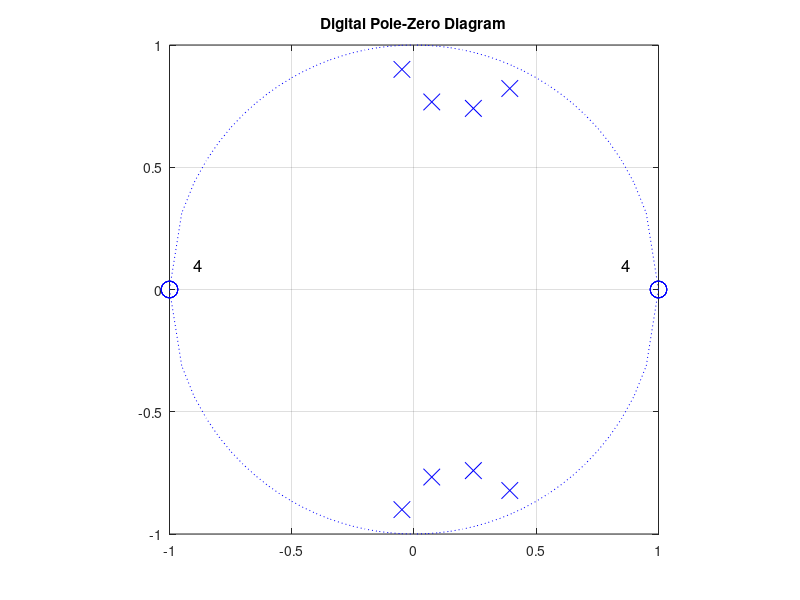
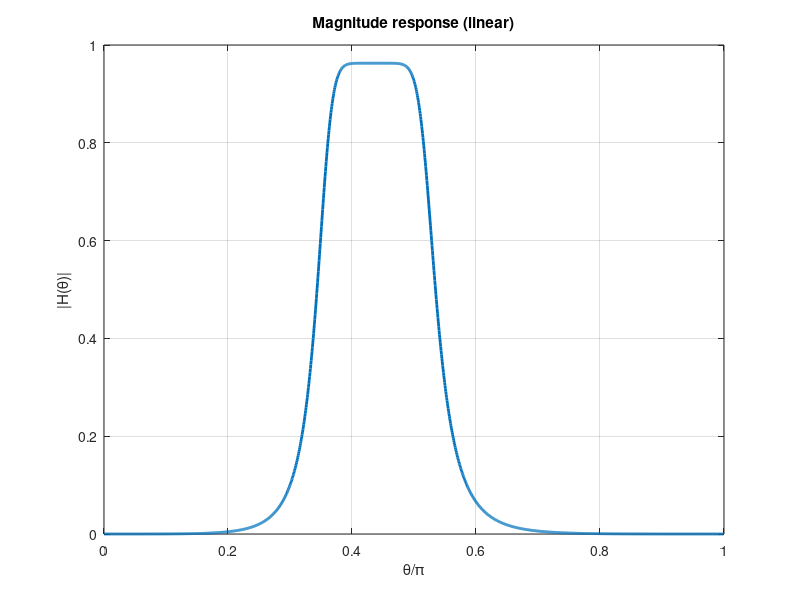
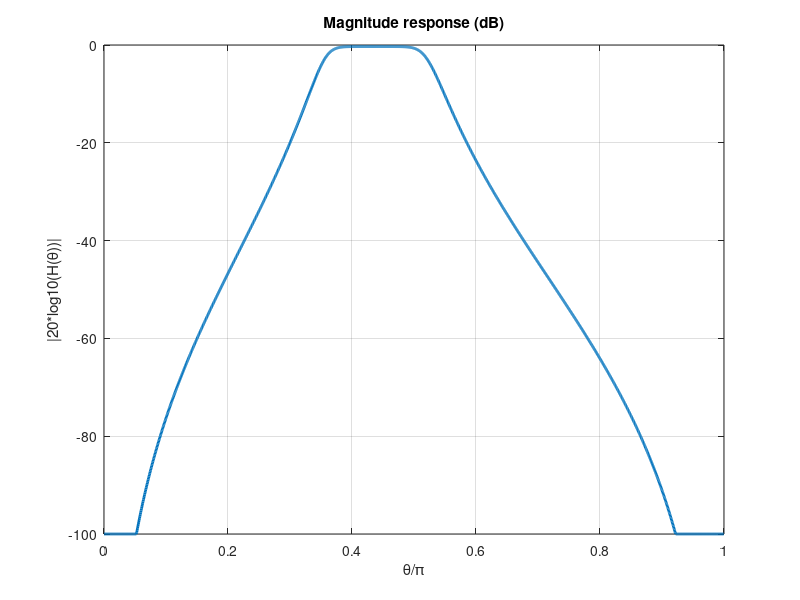
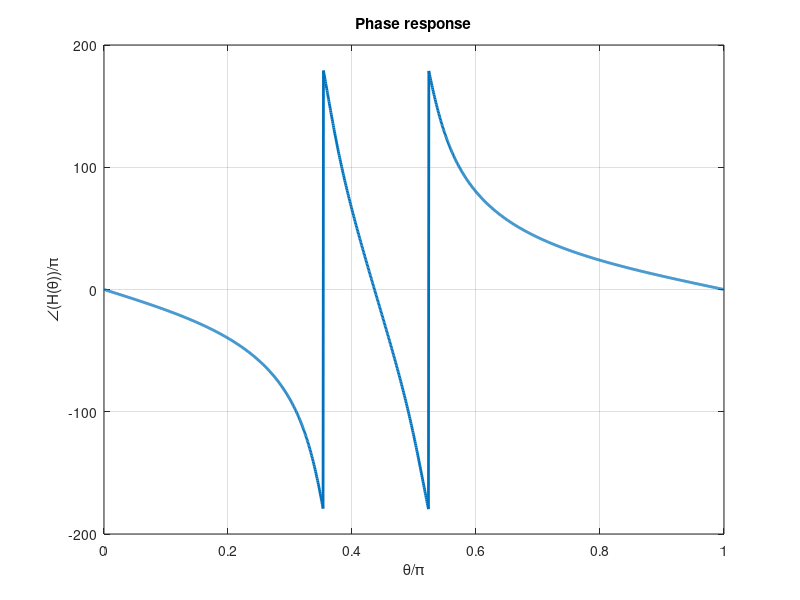

MATLAB code for these plots, in order:
clear all;format long;clc;
Ap=2;As=29;
f1=1000;f2=1500;f3=2000;f4=2500;fsampling=8000;

% excess='stop';
excess='pass';

%Digital Cutoff Frequencies (Step 1)
theta1=2*pi*f1/fsampling
theta2=2*pi*f2/fsampling
theta3=2*pi*f3/fsampling
theta4=2*pi*f4/fsampling

%Prewarping (Step 2)
w1=2*fsampling*tan(theta1/2)
w2=2*fsampling*tan(theta2/2)
w3=2*fsampling*tan(theta3/2)
w4=2*fsampling*tan(theta4/2)

%Backward Transformation (Step 3)
Wp=1
Ws1=(w2*w3-w1^2)/w1/(w3-w2)
Ws2=(w4^2-w2*w3)/w4/(w3-w2)
Ws=min(abs(Ws1),abs(Ws2))

%Cutoff Frequency Adjustments
w1a=w1;
w4a=w4;
if abs(Ws1) > Ws2
    w1a=w2*w3/w4;
else
    w4a=w2*w3/w1;
end
w1a
w4a
theta1a=2*atan(w1a/(2*fsampling))
theta4a=2*atan(w4a/(2*fsampling))

%Order of the Normalized Lowpass Filter (Step 4)
n=log10((10^(0.1*As)-1)/(10^(0.1*Ap)-1))/(2*log10(Ws))
n=ceil(n)

%Recalculation of Ap, As, epsilon, 3dB cutoff frequency Wc
Ap1=Ap;
As1=As;
if excess == lower('stop')
    As1=10*log10(Ws^(2*n)*(10^(0.1*Ap1)-1)+1);
    epsilon=sqrt(10^(0.1*As1)-1)/Ws^n;
    Wc=1/epsilon^(1/n);
else
    Ap1=10*log10((10^(0.1*As1)-1)/Ws^(2*n)+1);
    epsilon=sqrt(10^(0.1*Ap1)-1);
    Wc=1/epsilon^(1/n);
end
Ap1
As1
epsilon

%Poles and Zeros of the Normalized Lowpass Filter (Step 5)
k=0:ceil((n-3)/2);
S=exp(j*pi*(2*k+n+1)/(2*n));
S=[S,conj(S)];
S=cplxpair(S);

%check if odd
if rem(n,2)==1 S=[-1,S]; end
%poles
S=reshape(S,[1,n])
%zeros at inf
SZ=realmax*ones(1,n)
S=Wc*S

%Poles and Zeros of the Frequency Transformed Bandpass Filter (Step 6)
s1=(1/2)*((w3-w2)*S+sqrt(S.^2*(w3-w2)^2-4*w2*w3));
s2=(1/2)*((w3-w2)*S-sqrt(S.^2*(w3-w2)^2-4*w2*w3));
s=[s1,s2];
s=cplxpair(s)

sz=reshape([0,realmax]'*ones(1,n),[1,2*n])
%Poles and Zeros of the Digital Filter (Step 7)
p=(2*fsampling+s)./(2*fsampling-s)
z=(2*fsampling+sz)./(2*fsampling-sz)
p1=reshape(p,[2,n])
z1=reshape(z,[2,n])

%Second Order Sections (Step 8)
DenSOS=[ones(1,n);-sum(p1);prod(p1)]
NumSOS=[ones(1,n);-sum(z1);prod(z1)]
%Finding the Constant Term b0 (Step 9)
wp=sqrt(w2*w3)
thetap=2*atan(wp/(2*fsampling))
Q=exp(-1j*[0:2]'*thetap);
b0a=abs(DenSOS'*Q)./abs(NumSOS'*Q)
b0b=prod(b0a);
if rem(n,2)==0 b0=b0b*10^(-0.05*Ap1); else b0=b0b; end
%if rem(n,2)==0 & excess=='pass' b0=b0b/sqrt(1+epsilon^2); end
b0
Den=poly(p)
Num=poly(z)
singleb0=b0
%Plots
x=-1:0.05:1;
ty=sqrt(1-x.^2);
figure(1);
plot(x,ty,':b',x,-ty,':b');
hold on;
plot(real(p),imag(p),'bx','MarkerSize',12);hold on;
plot(real(z),imag(z),'bo','MarkerSize',12);grid on;
axis([-1,1,-1,1]);axis square;
nstr=num2str(n);
text(0.85,0.1,nstr,'FontSize',12);
text(-0.9,0.1,nstr,'FontSize',12);
title('Digital Pole-Zero Diagram');hold off;
theta=0:0.002:pi;
Q=exp(-1j*[0:2]'*theta);
H=singleb0*Num*exp(-j*[0:length(Num)-1]'*theta) ...
./(Den*exp(-j*[0:length(Den)-1]'*theta));
figure(2);plot(theta/pi,abs(H),'LineWidth',2);grid on;
xlabel('\theta/\pi');ylabel('|H(\theta)|');
title('Magnitude response (linear)');
Mag=20*log10(abs(H));
Th=-100;
Mag=(Mag >= Th).*Mag + Th*(Mag < Th);
figure(3);plot(theta/pi,Mag,'LineWidth',2);grid on;
xlabel('\theta/\pi');ylabel('|20*log10(H(\theta))|');
title('Magnitude response (dB)');
figure(4);plot(theta/pi,angle(H)*180/pi,'LineWidth',2);grid on;
xlabel('\theta/\pi');ylabel('\angle(H(\theta))/\pi');
title('Phase response');
%Verify (Step 10)
H0=abs(H(1))
H1=abs(H(length(H)))
wo=sqrt(w2*w3)
thetao=2*atan(wo/(2*fsampling));
thetac=[theta1,theta1a,theta2,theta3,theta4a,theta4,thetao];
Qc=exp(-j*[0:2]'*thetac);
Hc=singleb0*Num*exp(-j*[0:length(Num)-1]'*thetac) ...
./(Den*exp(-j*[0:length(Den)-1]'*thetac));
Hc=20*log10(abs(Hc))
Ap1
As1
